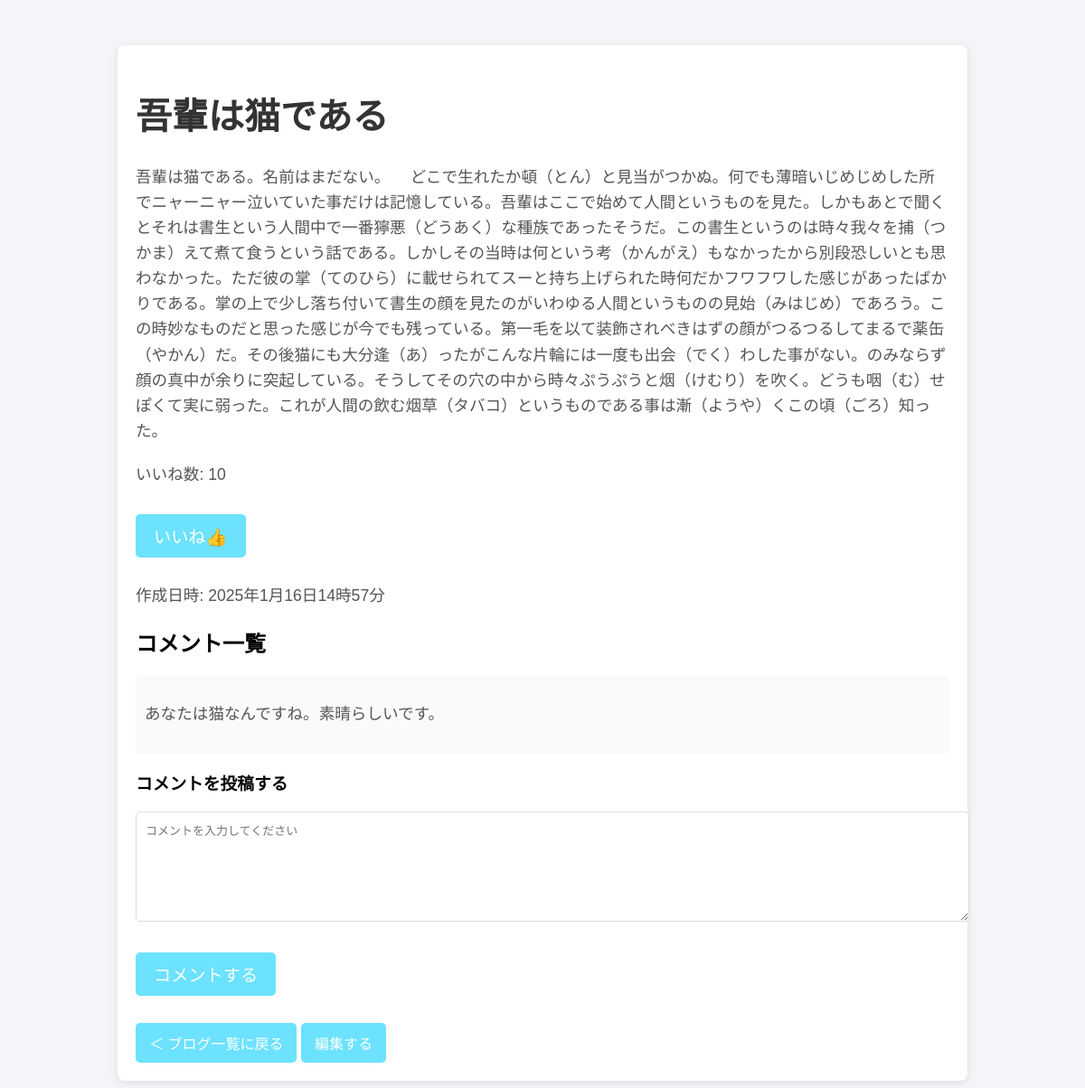
Screenshot of /view/1 with the database file from the repository.
### model/blog.py (models this page shows)
class Blog(Model):
    title = CharField()
    contents = TextField()
    likes = IntegerField()
    created_at = DateTimeField()
    class Meta:
        database = db

### model/comment.py (models this page shows)
class Comment(Model):
    blog = ForeignKeyField(Blog, backref='comments')  # 外部キーを追加
    comment = TextField()
    created_at = DateTimeField()
    class Meta:
        database = db

### routes/view.py (the view)
@view_bp.route('/<int:blog_id>',methods=['GET'])
def blog_detail(blog_id):
    try:
        blog = Blog.get_by_id(blog_id)
        comments = blog.comments
        return render_template('view_detail.html',blog=blog, comments=comments)
    except Blog.DoesNotExist:
        return f"ID {blog_id} のブログは存在しません。"

### templates/view_detail.html (shortened to what this page needs)
<!DOCTYPE html>
<html lang="ja">
<head>
</head>
<body>
    <div class="container">
        <h1>{{ blog.title }}</h1>
        <p>{{ blog.contents }}</p>
        <p>いいね数: {{ blog.likes }}</p>
        <button id="like-button">いいね👍</button>
        <p>作成日時: <script>document.write(formatCreatedAt("{{ blog.created_at }}"))</script></p>
        <div class="comment-section">
            <h2>コメント一覧</h2>
            {% if comments %}
                {% for comment in comments %}
                    <div class="comment">
                        <p>{{ comment.comment }}</p>
                    </div>
                {% endfor %}
            {% else %}
                <p>コメントはまだありません。</p>
            {% endif %}
            <h3>コメントを投稿する</h3>
            <textarea id="comment-area" placeholder="コメントを入力してください"></textarea>
            <button id="comment-button">コメントする</button>
        </div>
        <a href="{{ url_for('view.view') }}" class="back-button">＜ ブログ一覧に戻る</a>
        <a href="{{ url_for('edit.route' ,blog_id=blog.id) }}" class="back-button">編集する</a>
    </div>
</body>
</html>

### templates/view_detail.html (style rules this page uses)
body { font-family: "Arial", sans-serif; margin: 0; background-color: #f4f4f9; }
.container { width: 80%; max-width: 900px; margin: 50px auto; padding: 20px; background-color: #fff; box-shadow: 0 2px 10px rgba(0, 0, 0, 0.1); border-radius: 8px; }
h1 { color: #333; font-size: 2.5em; }
p { color: #555; line-height: 1.6; font-size: 1.1em; margin-bottom: 20px; }
#like-button, #comment-button { background-color: #6ce2ff; border: none; padding: 10px 20px; font-size: 1.2em; cursor: pointer; border-radius: 5px; color: #fff; margin: 10px 0; }
textarea { width: 100%; height: 100px; padding: 10px; border-radius: 5px; border: 1px solid #ddd; font-size: 1em; margin-bottom: 20px; }
.comment { background-color: #fafafa; padding: 10px; border-radius: 5px; margin-bottom: 10px; }
.back-button { margin-top: 20px; display: inline-block; padding: 10px 15px; background-color: #6ce2ff; color: white; text-decoration: none; border-radius: 5px; }

### rows the page displays
Blog: title "吾輩は猫である", contents "吾輩は猫である。名前はまだない。 どこで生れたか頓（とん）と見当がつかぬ。何でも薄暗いじめじめした所でニャーニャー泣いていた事だけは記憶している。吾輩はここで始めて人間というものを見た。しかもあとで聞くとそれは書生という人間中で一番獰悪（どうあく）な種族であったそうだ。この書生というのは時々我々を捕（つかま）えて煮て食うという話である。しかしその当時は何という考（かんがえ）もなかったから別段恐しいとも思わなかった。ただ彼の掌（てのひら）に載せられてスーと持ち上げられた時何だかフワフワした感じがあったばかりである。掌の上で少し落ち付いて書生の顔を見たのがいわゆる人間というものの見始（みはじめ）であろう。この時妙なものだと思った感じが今でも残っている。第一毛を以て装飾されべきはずの顔がつるつるしてまるで薬缶（やかん）だ。その後猫にも大分逢（あ）ったがこんな片輪には一度も出会（でく）わした事がない。のみならず顔の真中が余りに突起している。そうしてその穴の中から時々ぷうぷうと烟（けむり）を吹く。どうも咽（む）せぽくて実に弱った。これが人間の飲む烟草（タバコ）というものである事は漸（ようや）くこの頃（ごろ）知った。", likes "10"
Comment: comment "あなたは猫なんですね。素晴らしいです。"
